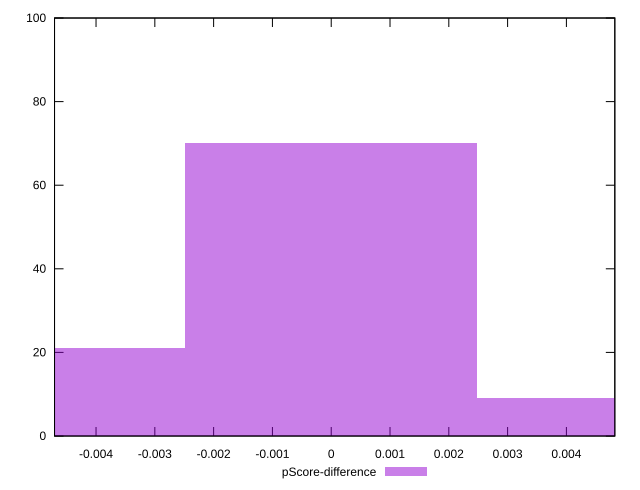

This figure's gnuplot source:
reset

$pScoreDifference <<EOF
-0.004965414625527562 21
0.004965414625527562 9
0 70
EOF

set key outside below
set boxwidth 0.004965414625527562
set xrange [-0.004705882352941171:0.0048235294117647265]
set yrange [0:100]
set trange [0:100]
set style fill transparent solid 0.5 noborder
set terminal svg size 640, 490 enhanced background rgb 'white'
set output "report_00019_2021-02-10T18-14-37.922Z//render-blocking-resources/samples/pages/pScore-difference/histogram.svg"

plot $pScoreDifference title "pScore-difference" with boxes

reset
